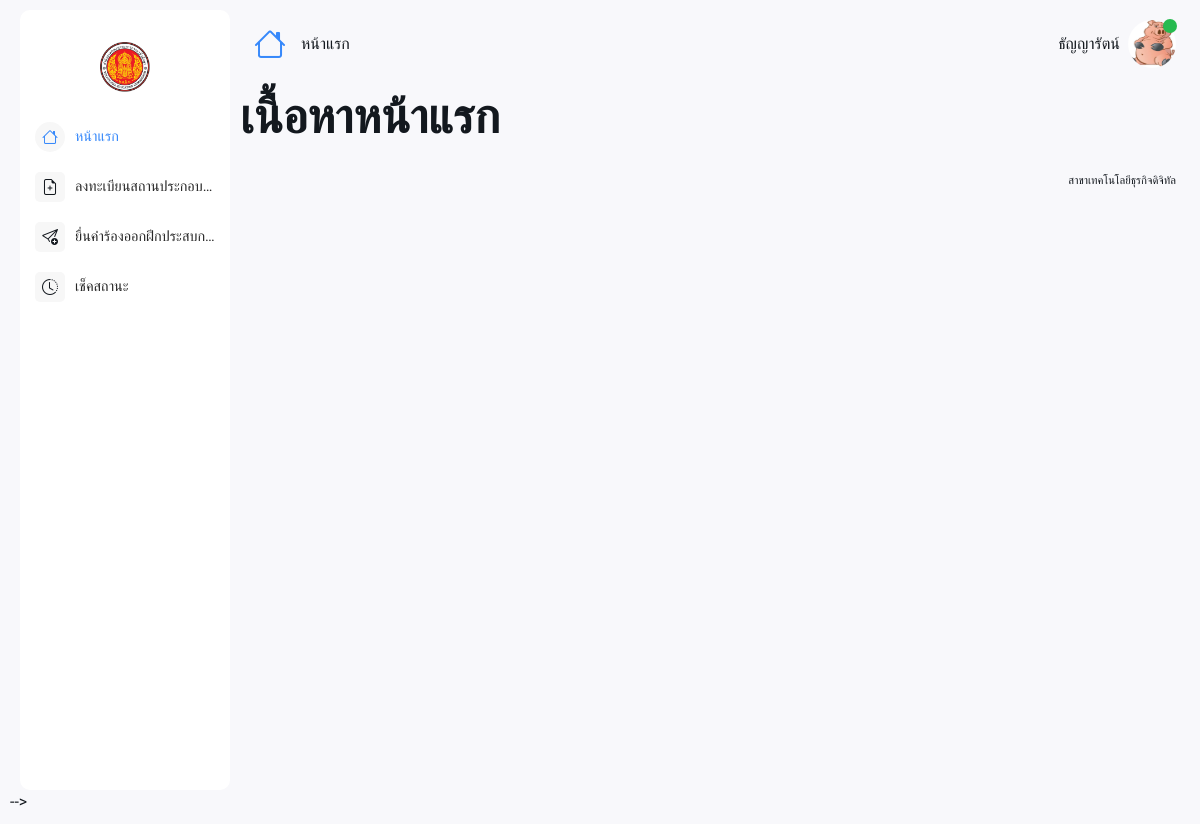
The app's page /student/index.php (signed in) with its own data.
### tables this page shows
CREATE TABLE `major` (
  `M_ID` varchar(15) NOT NULL,
  `M_Name` varchar(100) NOT NULL,
  `M_college` varchar(225) NOT NULL,
  `M_img` varchar(225) NOT NULL,
  `M_address` text NOT NULL
);

CREATE TABLE `student` (
  `S_ID` varchar(10) NOT NULL,
  `S_fname` varchar(10) NOT NULL,
  `S_lname` varchar(10) NOT NULL,
  `S_gender` varchar(10) NOT NULL,
  `S_birthday` varchar(10) NOT NULL,
  `S_address` text NOT NULL,
  `S_phone` varchar(10) NOT NULL,
  `S_email` varchar(100) NOT NULL,
  `S_enrollment_term` varchar(1) NOT NULL,
  `S_enrollment_year` varchar(5) NOT NULL,
  `S_status` varchar(10) NOT NULL,
  `S_gpa` varchar(4) NOT NULL,
  `S_health` text NOT NULL,
  `S_major` varchar(50) NOT NULL,
  `S_level` varchar(5) NOT NULL,
  `S_img` varchar(225) NOT NULL,
  `S_ralative_name` varchar(50) NOT NULL,
  `S_ralative_phone` varchar(10) NOT NULL,
  `S_ralative_address` text NOT NULL,
  `T_ID` varchar(10) NOT NULL,
  `R_ID` int(5) NOT NULL,
  `S_username` varchar(50) NOT NULL,
  `S_password` varchar(50) NOT NULL
);

### config/show_data.php (called while the page is built, shortened)
<?php
function getuserS($conn, $username) {
    try {
        $sql = "SELECT student.* ,teacher.T_fname,teacher.T_lname FROM student
         INNER JOIN teacher ON student.T_ID = teacher.T_ID
         WHERE S_username = :S_username";
        $stmt = $conn->prepare($sql);
        $stmt->bindParam(':S_username', $username);
        $stmt->execute();
        $result = $stmt->fetch(PDO::FETCH_ASSOC);
        return $result;
    } catch (PDOException $e) {
        echo "Error: " . $e->getMessage();
        return false;
    }
}
function getmajor($conn) {
    try {
        $sql = "SELECT * FROM major ";
        $stmt = $conn->prepare($sql);
        $stmt->execute();
        $result = $stmt->fetch(PDO::FETCH_ASSOC);
        return $result;
    } catch (PDOException $e) {
        echo "Error: " . $e->getMessage();
        return false;
    }
}
?>

### student/index.php (the view, shortened to what this page needs)
<?php
require_once 'services_student/conndb.php';
require_once '../config/show_data.php';
echo '
<script src="https://cdn.jsdelivr.net/npm/sweetalert2@11"></script>
<script src="https://code.jquery.com/jquery-2.1.3.min.js"></script>
<script src="https://cdnjs.cloudflare.com/ajax/libs/sweetalert/1.1.3/sweetalert-dev.js"></script>
<link rel="stylesheet" href="https://cdnjs.cloudflare.com/ajax/libs/sweetalert/1.1.3/sweetalert.css">';
$user = getuserS($conn,$_SESSION['username']);
$major = getmajor($conn);
?>
<!doctype html>
<html lang="en">
<head>
    <link rel="stylesheet" href="../assets/css/animate.css">
    <link rel="stylesheet" href="https://cdnjs.cloudflare.com/ajax/libs/limonte-sweetalert2/11.3.4/sweetalert2.min.css">
    <link rel="stylesheet" href="../assets/fonts/bootstrap/bootstrap-icons.css">
    <link rel="stylesheet" href="../assets/css/main.min.css">
    <link rel="stylesheet" href="../assets/vendor/overlay-scroll/OverlayScrollbars.min.css">
</head>
<body id="fonts">
<div class="page-wrapper">
    <nav class="sidebar-wrapper">
        <div class="sidebar-brand">
            <a href="../index.php" class="logo">
                    <span class="avatar">
                        <img src="../upload_img/<?php echo $major['M_img'];?>" alt="Admin Dashboards" style="width: auto;height: 100px"/>
                    </span>
            </a>
        </div>
        <div class="sidebar-menu">
            <div class="sidebarMenuScroll">
                <ul>
                    <li class="active-page-link">
                        <a href="index.php">
                            <i class="bi bi-house"></i>
                            <span class="menu-text">หน้าแรก</span>
                        </a>
                    </li>
                    <?php
                    if ($user['S_status'] == '1') {
                        ?>
                        <li>
                            <a href="CRUD/">ยื่นคำร้องออกฝึกงาน</a>
                        </li>
                        <?php
                    } else if ($user['S_status'] == '2') {
                        ?>
                        <li>
                            <a href="CRUD/">ยื่นคำร้องออกฝึกงาน</a>
                        </li>
                        <?php
                    } else {
                        ?>
                        <li class="">
                            <a href="crud/addFrom_company.php">
                                <i class="bi bi-file-earmark-plus"></i>
                                <span class="menu-text">ลงทะเบียนสถานประกอบการ</span>
                            </a>
                        </li>
                        <li class="">
                            <a href="crud/addFrom_request.php">
                                <i class="bi bi-send-plus"></i>
                                <span class="menu-text">ยื่นคำร้องออกฝึกประสบการณ์วิชาชีพ</span>
                            </a>
                        </li>
                        <li class="">
                            <a href="crud/show_status.php">
                                <i class="bi bi-clock-history"></i>
                                <span class="menu-text">เช็คสถานะ</span>
                            </a>
                        </li>
                        <?php
                    }
                    ?>
            </div>
        </div>
    </nav>
    <div class="main-container">
        <div class="page-header">
            <ol class="breadcrumb d-md-flex d-none">
                <li class="breadcrumb-item">
                    <i class="bi bi-house"></i>
                    <a href="index.php">หน้าแรก</a>
                </li>
            </ol>
            <div class="header-actions-container">
                <div>
                    <ul class="header-actions">
                        <li class="dropdown">
                            <a href="#" id="userSettings" class="user-settings" data-toggle="dropdown" aria-haspopup="true">
                                <span class="user-name d-none d-md-block"><?php echo $user['S_fname']; ?></span>
                                <span class="avatar">
                                    <img src="../student/img/<?php echo $user['S_img'];?>" alt="Admin Templates">
                                    <span class="status online"></span>
                                </span>
                            </a>
                        </li>
                    </ul>
                </div>
            </div>
        </div>
        <div class="content-wrapper-scroll">
            <div>
                <h1>เนื้อหาหน้าแรก</h1>
            </div>
            <div class="app-footer">
                <span>สาขาเทคโนโลยีธุรกิจดิจิทัล</span>
            </div>
        </div>
    </div>
-->
</body>
</html>

### student/index.php (style rules this page uses)
#fonts { font-family: 'Mitr', sans-serif; }

### records on screen
major: M_img (picture)
student: S_fname "ธัญญารัตน์", S_img (picture)
